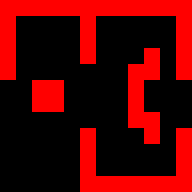

This is a level from a 2D game, rendered from its Tiled map with the project's own tilesets. A one-line summary and the complete map file follow:
An orthogonal 12x12 tile map with 16x16 px tiles, 1 tile layer (Camada de Tiles 1).

<map version="2017.05.16" orientation="orthogonal" renderorder="right-down" width="12" height="12" tilewidth="16" tileheight="16" nextobjectid="1">
 <tileset firstgid="1" source="../../../objects/hitbox.tsx" />
 <layer name="Camada de Tiles 1" width="12" height="12">
  <data encoding="csv">
2,2,2,2,2,2,2,2,2,2,2,2,
2,1,1,1,1,2,1,1,1,1,1,2,
2,1,1,1,1,2,1,1,1,1,1,2,
2,1,1,1,1,2,1,1,1,2,1,2,
2,1,1,1,1,1,1,1,2,2,1,2,
1,1,2,2,1,1,1,1,2,1,1,1,
1,1,2,2,1,1,1,1,2,1,1,1,
1,1,1,1,1,1,1,1,2,2,1,1,
1,1,1,1,1,2,1,1,1,2,1,2,
1,1,1,1,1,2,1,1,1,1,1,2,
1,1,1,1,1,2,1,1,1,1,1,2,
1,1,1,1,1,2,2,2,2,2,2,2
</data>
 </layer>
</map>
